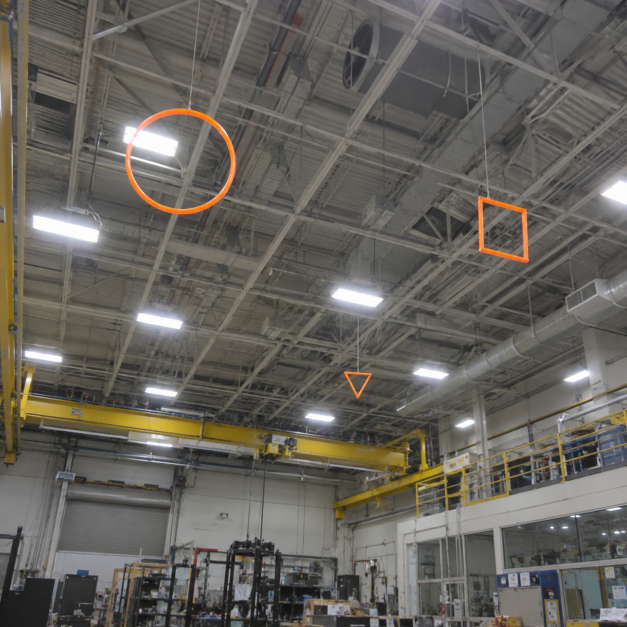
#> input picture research/orange-goals-20261007/backlit-goals.png, 1254 x 1254 px (shown at 1/2 size)
$ python -i vision.py   (imports and definitions only)
#> lines starting #> are read from the running program, lines starting #| are printed output that depends on the picture; after the words box and inside, x2 and y2 are one past the last pixel; in counts of white or black regions, pixels touching at a corner belong together
"""Bounded OpenCV color proposals + selected crop verifier; observational only."""

import os
import time

import cv2
import numpy as np

from .runtime import Predictor

HSV_RANGES = {
    "balloon": [((32, 30, 30), (95, 255, 255)), ((95, 35, 25), (175, 255, 255))],
    "goal": [((0, 45, 30), (12, 255, 255)), ((24, 50, 50), (42, 255, 255))],
}
DEFAULT_LIMIT = 12  # Offboard research budget, NOT an ARMv6 performance claim.
DEFAULT_PROFILE = "v2"
DEFAULT_DUPLICATE_POLICY = "nested"
RED_BLUE_PROFILE = "balloon_red_blue"
RED_BLUE_CLASSES = frozenset(("background", "red_balloon", "blue_balloon"))
# Capture targets are green/purple balloons; red/blue are the drones (user, 2026-10-12).
GREEN_PURPLE_PROFILE = "balloon_green_purple"
GREEN_PURPLE_CLASSES = frozenset(("background", "green_balloon", "purple_balloon"))
# Measured on DTR v10 train boxes vs non-IMG_ EngDes2 red/blue boxes: purple balloons
# sit at OpenCV hue 114-123, blue at 101-110. Starting purple at 112 keeps every
# purple box and ~2% of blue boxes; the legacy 95-175 band admits all blue.
GREEN_PURPLE_HSV = (((30, 35, 30), (85, 255, 255)), ((112, 40, 25), (165, 255, 255)))
PROPOSAL_PROFILES = (
    "v2",
    "orange_v3",
    "orange_low_sat",
    "rim_v4",
    "rim_budget",
    "orange_local",
    "balloon_external",
    "balloon_components",
    RED_BLUE_PROFILE,
    GREEN_PURPLE_PROFILE,
    "goal_gap9",
    "orange_regions",
    "orange_regions_compact",
    "goal_edges",
    "goal_lut",
)


# [67 lines left out: functions validate_model_profile, color_masks, color_mask, not called in this run]


def orange_local_mask(rgb):
    """Experimental local red contrast; separate contours avoid merging baseline rims."""
    hsv = cv2.cvtColor(rgb, cv2.COLOR_RGB2HSV)
#> hsv: shape (1254, 1254, 3); mean H, S, V 40, 27.2, 102.7
    possible = cv2.inRange(hsv, np.array((0, 25, 40), np.uint8), np.array((23, 255, 255), np.uint8))
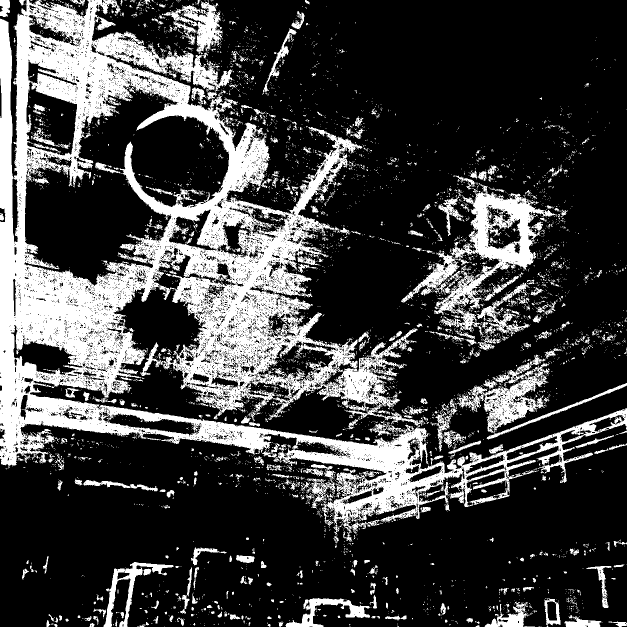
#> possible: shape (1254, 1254) (shown at 1/2 size); 25.6% white; 5224 white regions (4761 under 20 px), largest, box (x1, y1, x2, y2) and area: (0, 0, 1254, 1069) 301981, (802, 366, 1115, 670) 21377, (914, 725, 1254, 879) 10332
    red_excess = cv2.subtract(rgb[:, :, 0], rgb[:, :, 1])
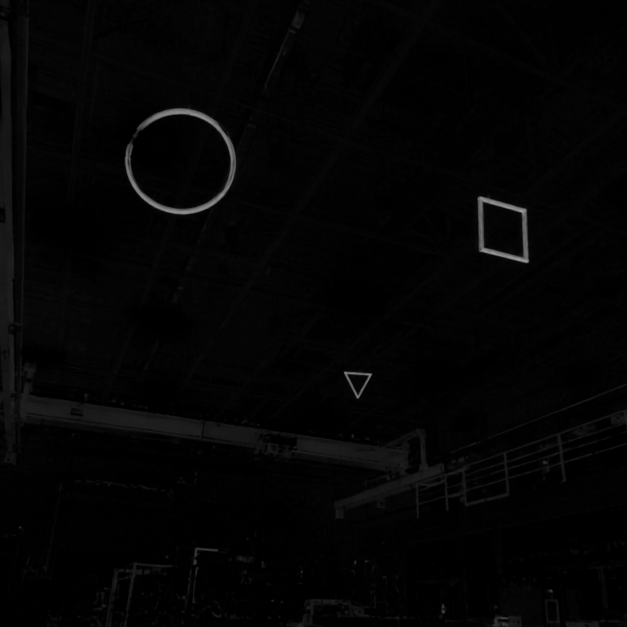
#> red_excess: shape (1254, 1254) (shown at 1/2 size); min 0, max 159, mean 3.9
    local = cv2.morphologyEx(red_excess, cv2.MORPH_TOPHAT, np.ones((9, 9), np.uint8))
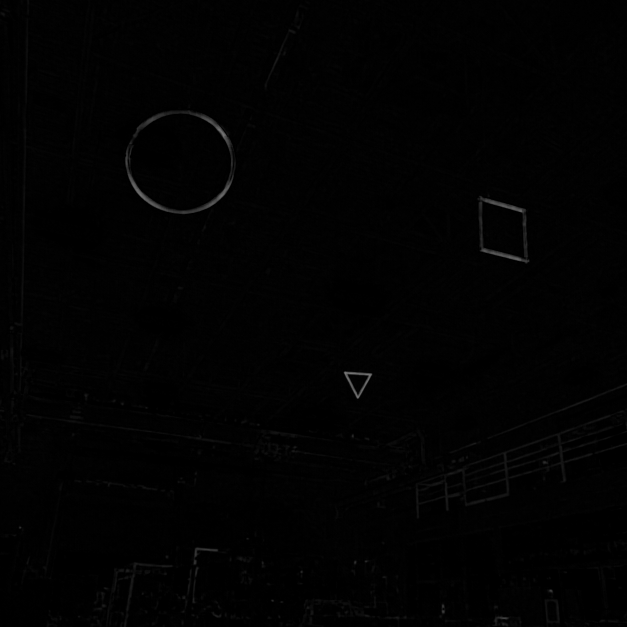
#> local: shape (1254, 1254) (shown at 1/2 size); min 0, max 122, mean 1.7
    return possible & np.where(local >= 4, 255, 0).astype(np.uint8)
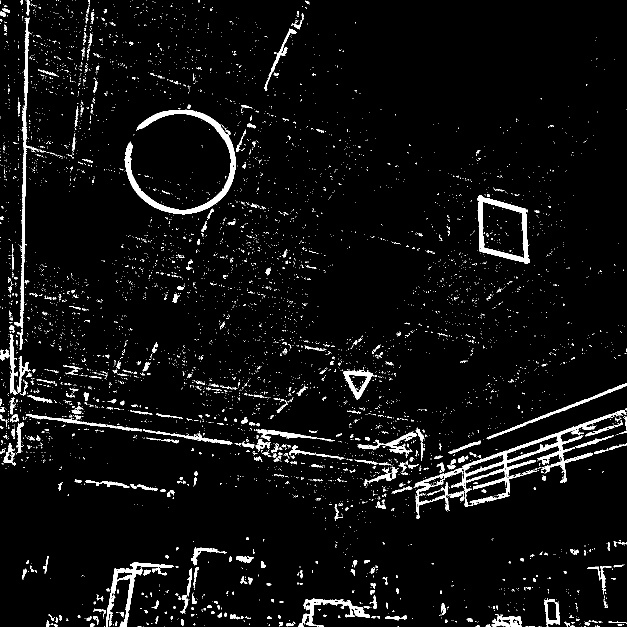
#> returned value: shape (1254, 1254) (shown at 1/2 size); 4.8% white; 5791 white regions (5397 under 20 px), largest, box (x1, y1, x2, y2) and area: (827, 820, 1253, 1038) 9499, (249, 219, 472, 430) 6169, (28, 35, 77, 657) 3450


# [350 lines left out: functions orange_regions, nested_rim, consolidate_rims, proposals, suppress_duplicates, observe and 1 more, not called in this run]

>>> import cv2
>>> picture = cv2.cvtColor(cv2.imread('../../research/orange-goals-20261007/backlit-goals.png'), cv2.COLOR_BGR2RGB)
>>> result = orange_local_mask(picture)

$ run again, on research/orange-goals-20261007/foil-clutter-negative.png
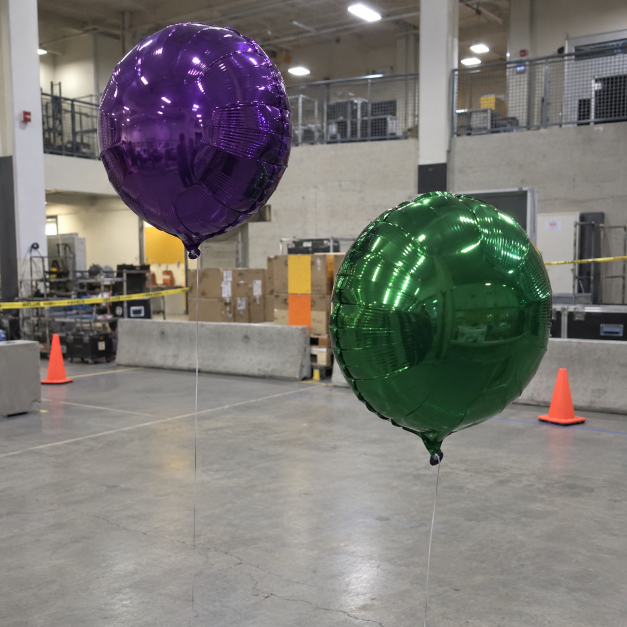
#> input picture research/orange-goals-20261007/foil-clutter-negative.png, 1254 x 1254 px (shown at 1/2 size)
#> hsv: shape (1254, 1254, 3); mean H, S, V 45.1, 45.3, 128.5
#> in orange_local_mask, `possible = cv2.inRange(hsv, np.array((0, 25, 40), np.uint8), np.array(..`:
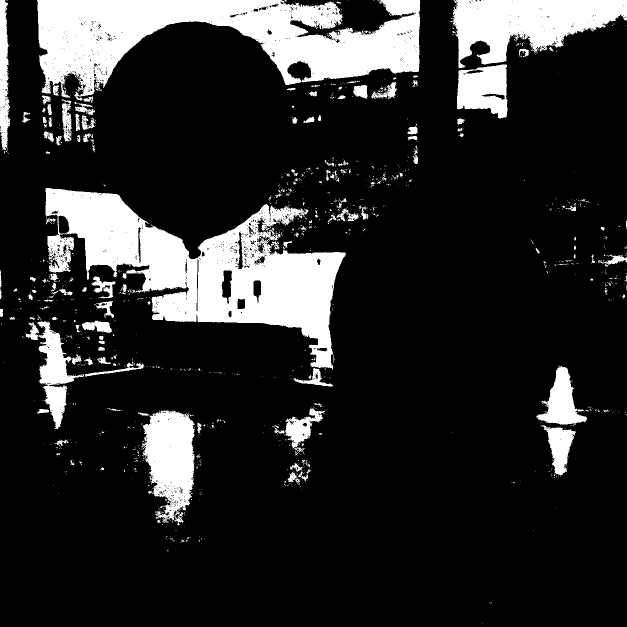
#> possible: shape (1254, 1254) (shown at 1/2 size); 16.8% white; 1237 white regions (1076 under 20 px), largest, box (x1, y1, x2, y2) and area: (91, 376, 692, 739) 87497, (74, 0, 841, 201) 80477, (902, 0, 1254, 136) 27946
#> in orange_local_mask, `return possible & np.where(local >= 4, 255, 0).astype(np.uint8)`:
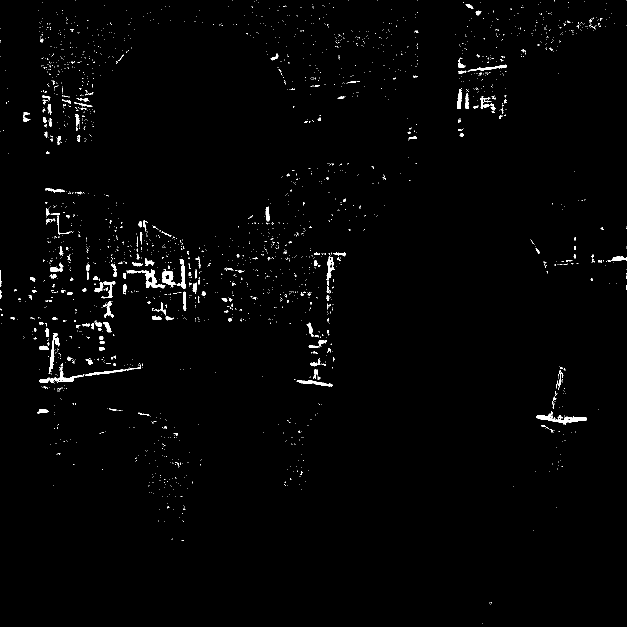
#> returned value: shape (1254, 1254) (shown at 1/2 size); 1.3% white; 2233 white regions (2067 under 20 px), largest, box (x1, y1, x2, y2) and area: (1072, 823, 1174, 849) 856, (253, 539, 331, 577) 751, (79, 733, 169, 766) 624
